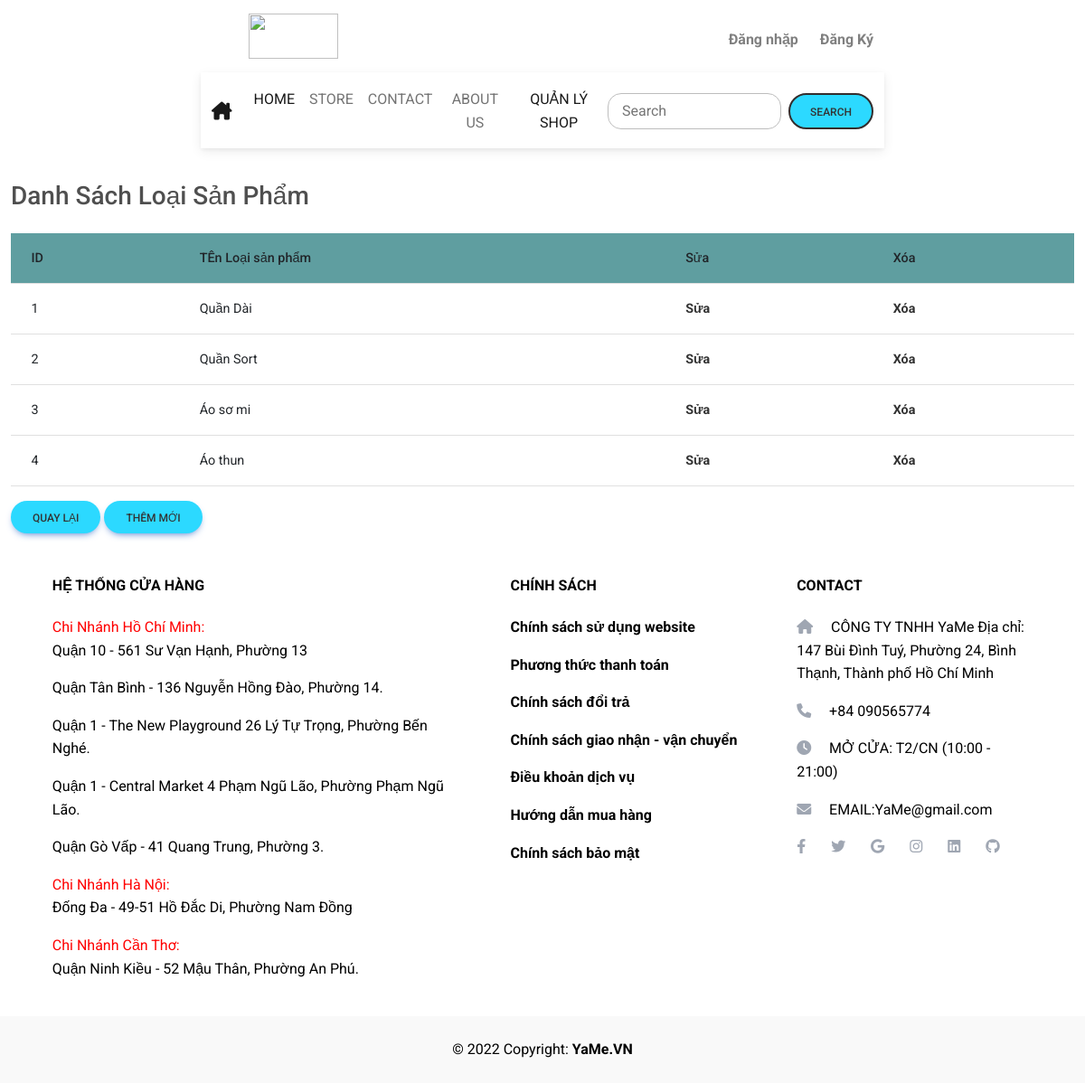
Screenshot of /DA_Nhom6_Web/admin/listcategories.php with the database file from the repository.
### tables this page shows
CREATE TABLE `loaisp` (
  `MaLoaiSP` int(10) UNSIGNED NOT NULL,
  `TenLoaiSP` varchar(30) NOT NULL
);

### DA_Nhom6_Web/class/Product.php (called while the page is built, shortened)
<?php
class Product
{
    public static function getPage2($pdo, $limit, $offset)
    {
        $sql = "SELECT * FROM loaisp  LIMIT :limit OFFSET :offset";
        $stmt = $pdo->prepare($sql);
        $stmt->bindValue(':limit', $limit, PDO::PARAM_INT);
        $stmt->bindValue(':offset', $offset, PDO::PARAM_INT);
        if ($stmt->execute()) {
            $product= $stmt->fetchAll(PDO::FETCH_ASSOC);
            $data = $product;
            return $data;
        }
    }
}

### DA_Nhom6_Web/admin/listcategories.php (the view, shortened to what this page needs)
<?php
require '../class/Product.php';
$db = new Database();
$pdo = $db->getConnect();
$perPage = 5;
$page = isset($_GET['page']) ? (int)$_GET['page'] : 1;
$offset = ($page - 1) * $perPage;
$limit = $perPage;
$data = Product::getPage2($pdo, $limit, $offset);
?>
<?php include 'header.php' ;?>
<div class="container-fluid" style="margin-top: 25vh;">
    <h1 class="h3 mb-4 text-gray-800">Danh Sách Loại Sản Phẩm</h1>
    <div class="card-body">
        <table class="table">
            <thead class="thead-dark" style="background-color:cadetblue">
                <tr>
                    <th>ID</th>
                    <th>TÊn Loại sản phẩm</th>
                    <th>Sửa</th>
                    <th>Xóa</th>
                </tr>
            </thead>
            <tbody>
                <?php foreach ($data as  $product) : ?>
                    <tr>
                        <td><?php echo $product['MaLoaiSP']; ?></td>
                        <td><?php echo  $product['TenLoaiSP']; ?></td>
                        <td>
                            <a href="edit_product.php?id=<?php echo $product['MaLoaiSP']; ?>">Sửa</a>
                        </td>
                        <td>
                            <a href="delete_product.php?id=<?php echo $product['MaLoaiSP']?>">Xóa</a>
                        </td>
                    </tr>
                <?php endforeach; ?>
            </tbody>
        </table>
        <a class="btn btn-primary" href="quanlyshop.php">Quay Lại</a>
        <a class="btn btn-primary" href="add_product.php">Thêm Mới</a>
    </div>
</div>
<?php include 'footer.php';?>

### DA_Nhom6_Web/layout.css (style rules this page uses)
.btn { border-radius: 20px; background-color: #2cd9ff; color: #333; }
a { color: #333; font-weight: bold; text-decoration: none; }

### rows the page displays
loaisp: MaLoaiSP "1", TenLoaiSP "Quần Dài"
loaisp: MaLoaiSP "2", TenLoaiSP "Quần Sort"
loaisp: MaLoaiSP "3", TenLoaiSP "Áo sơ mi"
loaisp: MaLoaiSP "4", TenLoaiSP "Áo thun"
